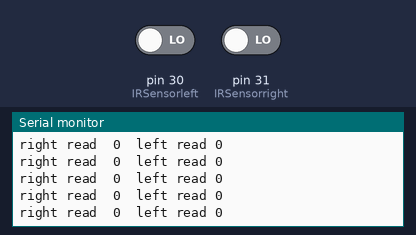
A sketch run on a simulated Arduino Mega 2560, built with avr-gcc and run on an emulated ATmega2560. On the bench: the last lines printed to the serial monitor. Inputs (shaded band) come from the test bench; at power-on: pin 30 (IRSensorleft) LOW, pin 31 (IRSensorright) LOW.

Above: at 1.2 s.
1.3 s: pin 30 (IRSensorleft) driven HIGH
At 1.8 s:
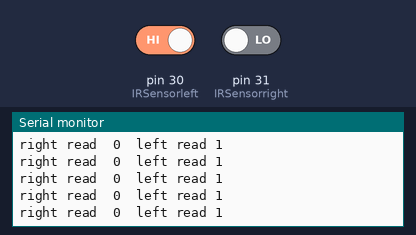
4.3 s: pin 31 (IRSensorright) driven HIGH
At 5.1 s:
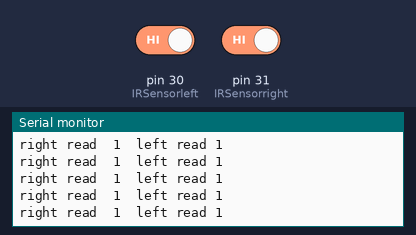
7.3 s: pin 30 (IRSensorleft) driven LOW
At 7.8 s:
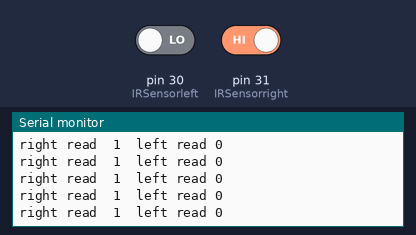

The sketch:

IR_sensor.ino
```cpp
int IRSensorleft = 30;
int IRSensorright = 31;
void setup() {
	Serial.begin(9600);
	Serial.setTimeout(1);
  pinMode(IRSensorleft, INPUT);
  pinMode(IRSensorright, INPUT);
}
void loop() {
    Serial.print("right read  ");
    Serial.print(digitalRead(IRSensorright) );
    Serial.print("  left read "  );
    Serial.print(digitalRead(IRSensorleft)  );
    Serial.println();
      }


// int x;
// void setup() {
// 	Serial.begin(115200);
// 	Serial.setTimeout(1);
//   pinMode(LED_BUILTIN, OUTPUT);
// }
// void loop() {
//   digitalWrite(LED_BUILTIN, LOW);  // turn the LED on (HIGH is the voltage level)

//   delay(1000);
//   digitalWrite(LED_BUILTIN, HIGH);  // turn the LED on (HIGH is the voltage level)
//   delay(1000);
// 	Serial.print(x + 1);
// }
```

Encoder_funcs.cpp
```cpp
#include "Encoder_funcs.h"

Wheels::Wheels(int leftA, int leftB, int rightA, int rightB):LeftEncoder(leftA,leftB),RightEncoder(rightA,rightB){
    this->deltaT = 1; // sampling time for the speed in milliseconds
    this-> countsperRev = 633;  // encoder counts per revolution
}

Wheels::~Wheels(){
    ~this->newLeft;
    ~this->newRight;
    ~this->startLeft;
    ~this->startRight;

    ~this->deltaT;
    ~this->startTime;
    ~this->countsperRev;
}

// intialises the values for start time and first left and right positions
void Wheels::startTimer(){
    // Serial.begin(9600);  only for debugging
    this->startTime = millis();
    this->startLeft = this->LeftEncoder.read();
    this->startRight = this->RightEncoder.read();
}

// calculates the speeds for both encoders
void Wheels::computeSpeeds(){
    unsigned long now = millis();
    this->newLeft = this->LeftEncoder.read();
    this->newRight = this->RightEncoder.read();

    if( now - this->startTime >= this->deltaT) {

        this->leftSpeed = (this->newLeft - this->startLeft) / (float)(this->deltaT * 1e-3 * this->countsperRev );
        this->rightSpeed = (this->newRight - this->startRight) / (float)(this->deltaT * 1e-3 * this->countsperRev );

        // Serial.print("Left Speed: ");    only for debugging
        // Serial.print(this->leftSpeed);
        // Serial.print("  Right Speed: ");
        // Serial.println(this->rightSpeed);

        this->startTime = now;
        this->startLeft = this->newLeft;
        this->startRight = this->newRight;
    }
}

// returns left wheel speed
float Wheels::getLeftSpeed(bool unit){
    if(unit){
        return this->leftSpeed; // this is in revolutions per second
    }
    else{
        return this->leftSpeed * 0.06 * M_PI;   // in metres per second
    }
}

// returns right wheel speed
float Wheels::getRightSpeed(bool unit){
    if(unit){
        return this->rightSpeed; // this is in revolutions per second
    }
    else{
        return this->rightSpeed * 0.06 * M_PI;   // in metres per second
    }
}
```

Encoder_funcs.h
```cpp
#ifndef Encoder_funcs_h
#define Encoder_funcs_h

#include <Arduino.h>
#include <math.h>
#include <Encoder.h>

class Wheels
{
public:
    Wheels(int leftA, int leftB, int rightA, int rightB);    // initialisation
    ~Wheels();   //destructor

    void computeSpeeds(); // calculate speeds
    void startTimer();
    float getLeftSpeed(bool unit);
    float getRightSpeed(bool unit);

private:

    volatile long newLeft, newRight;
    volatile long startLeft, startRight;
    volatile float leftSpeed;
    volatile float rightSpeed;

    Encoder LeftEncoder;
    Encoder RightEncoder;

    unsigned long deltaT; // sampling time period for speed in ms
    unsigned long startTime;
    unsigned int countsperRev;    // same for L and R
    float speedRatio;
};


#endif
```

Measured:
- after the input at 1.3 s, the serial monitor: prints a new line after 0.07 s (image 1)
- after the input at 4.3 s, the serial monitor: prints a new line after 0.07 s (image 2)
- after the input at 7.3 s, the serial monitor: prints a new line after 0.07 s (image 3)
